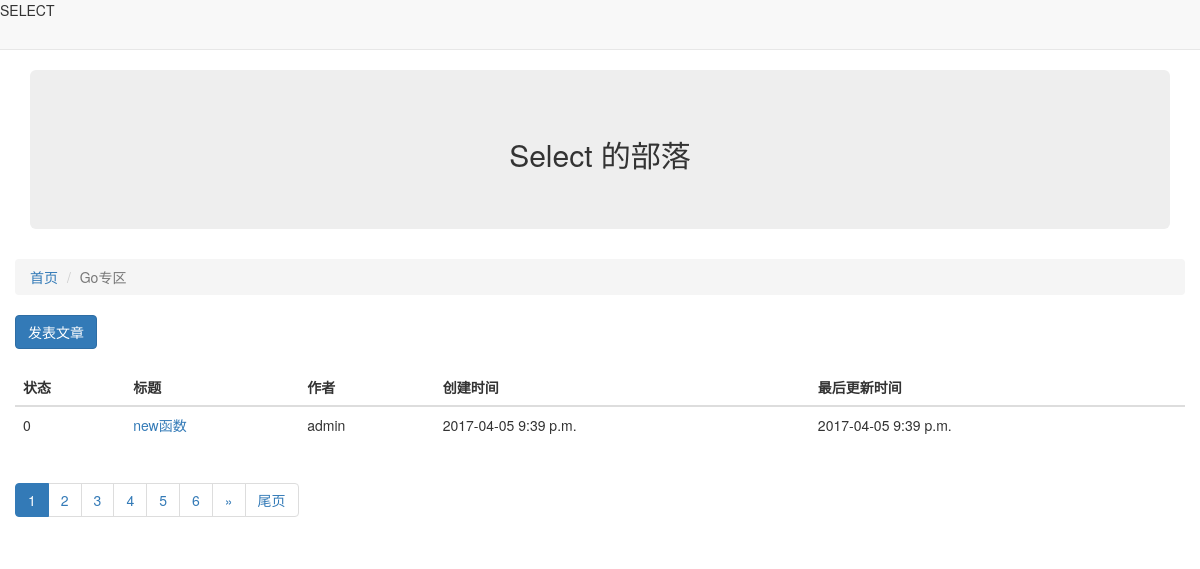
/article/list/2/, run on the app's committed database.
### block/models.py (models this page shows, shortened)
class Block(models.Model):
    name = models.CharField("版块名称", max_length=20)
    desc = models.CharField("版块描述", max_length=200)
    manager_name = models.CharField("管理员名称", max_length=20)
    status = models.IntegerField("状态", choices=((0, "正常"), (-1, "删除")))
    class Meta:
        verbose_name = "版块"
        verbose_name_plural = "版块"

### article/models.py (models this page shows, shortened)
class Article(models.Model):
    block = models.ForeignKey(Block, verbose_name="所属版块")  # block外键,这个列是别个表的主键
    owner = models.ForeignKey(User, verbose_name="作者")
    title = models.CharField("文章名称", max_length=20)
    content = models.CharField("文章描述", max_length=1000)
    status = models.IntegerField("状态", choices=((0, "正常"), (1, "删除")))
    create_timestamp = models.DateTimeField("创建时间", auto_now_add=True)
    last_update_timestamp = models.DateTimeField("最后更新时间", auto_now=True)
    class Meta:
        verbose_name = "文章"
        verbose_name_plural = "文章"

### article/views.py (the view)
# urls.py: url(r'list/(?P<block_id>\d+)/$', views.article_list),
def article_list(request, block_id):
    block_id = int(block_id)
    block = Block.objects.get(id=block_id)
    page_no = int(request.GET.get("page_no", "1"))
    all_articles = Article.objects.filter(block=block, status=0).order_by("-id")
    p = Paginator(all_articles, ARTICLE_CNT_1PAGE)
    page = p.page(page_no)
    article_obj = page.object_list
    page_cnt = p.num_pages
    current_no = page_no
    page_links = [i for i in range(page_no-5, page_no + 6) if 0 < i <= p.num_pages]
    previous_link = page_links[0] - 1
    nex_link = page_links[-1] + 1
    return render(request, "article_list.html", {"b": block,
                                                 "articles": article_obj,
                                                 "page": page,
                                                 "page_cnt": page_cnt,
                                                 "current_no": current_no,
                                                 "page_links": page_links,
                                                 "previous_link": previous_link,
                                                 "next_link": nex_link})

### article/templates/article_list.html (shortened to what this page needs)
{% extends "base.html" %}
{% block content %}
    <ol class="breadcrumb">
      <li><a href="/">首页</a></li>
      <li class="active">{{ b.name }}</li>
    </ol>
    <a href="/article/create/{{ b.id }}"><button type="button" class="btn btn-primary">发表文章</button></a>
    <br /><br />
    <table class="table table-hover">
        <thead>
            <tr>
                <th>状态</th>
                <th>标题</th>
                <th>作者</th>
                <th>创建时间</th>
                <th>最后更新时间</th>
            </tr>
        </thead>
        <tbody>
            {% for article in articles %}
                <tr>
                    <td>{{ article.status }}</td>
                    <td><a href="/article/detail/{{ article.id }}">{{ article.title }}</a></td>
                    <td>{{ article.owner }}</td>
                    <td>{{ article.create_timestamp|date:"Y-m-d P" }}</td>
                    <td>{{ article.last_update_timestamp|date:"Y-m-d P" }}</td>
                </tr>
            {% endfor %}
        </tbody>
    </table>
    <nav aria-label="Page navigation">
      <ul class="pagination pagination">
        {% for page_no in page_links %}
            {% if current_no == page_no %}
                <li class="active"><a href="?page_no={{ page_no }}">{{ page_no }}<span class="sr-only">(current)</span></a></li>
            {% else %}
                <li><a href="?page_no={{ page_no }}">{{ page_no }}</a></li>
            {% endif %}
        {% endfor %}
        {% if next_link <= page_cnt %}
            <li>
              <a href="?page_no={{ next_link }}" aria-label="Next">
                <span aria-hidden="true">&raquo;</span>
              </a>
            </li>
            <li><a href="?page_no={{ page_cnt }}">尾页</a></li>
        {% endif %}
      </ul>
    </nav>
{% endblock %}

### data on the page
Block: name "Go专区"
Article: status "0", title "new函数", owner "admin", create_timestamp "2017-04-05 9:39 p.m.", last_update_timestamp "2017-04-05 9:39 p.m."

### other printed values
{{ page_no }} "1"
{{ page_no }} "2" "3" "4" "5" "6"
